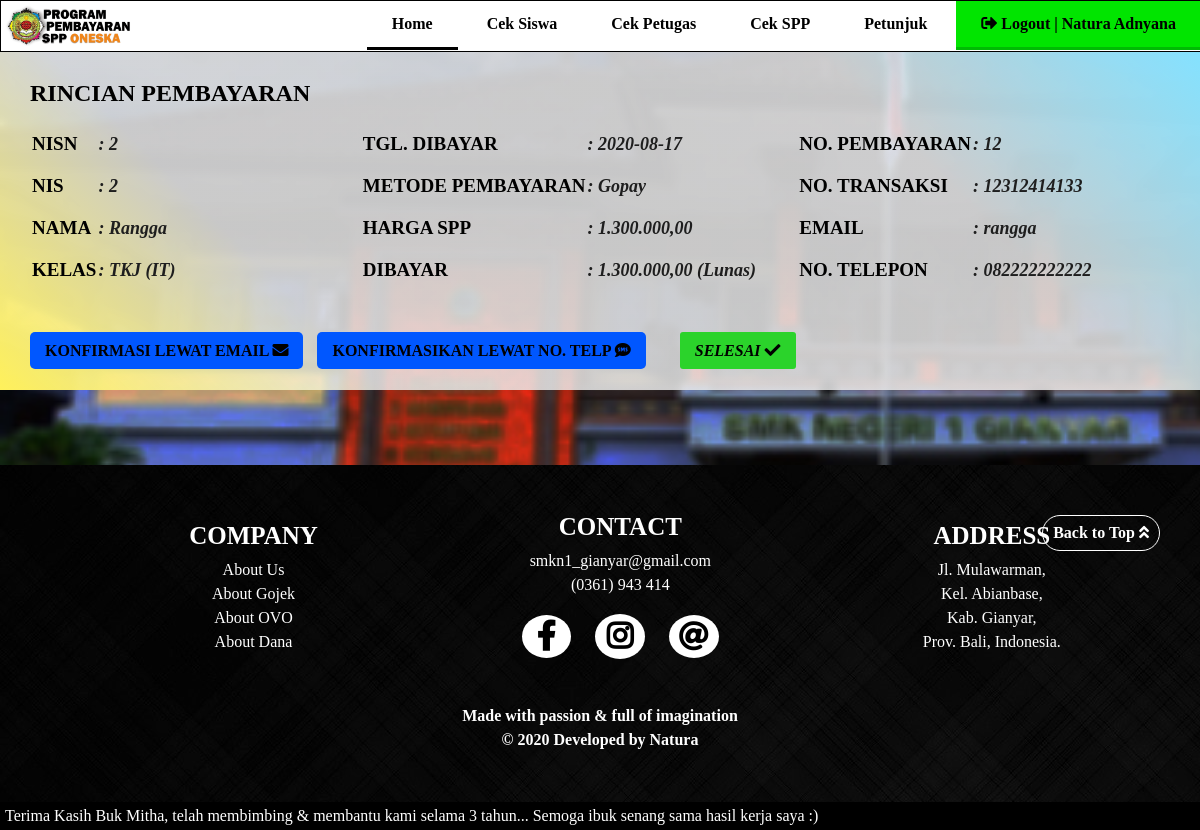
Screenshot of /petugas/kirim_konfirmasi.php?info=2 (signed in) with the database file from the repository.
### tables this page shows
CREATE TABLE `pembayaran` (
  `id_pembayaran` int(11) NOT NULL,
  `id_petugas` int(11) DEFAULT NULL,
  `nisn` varchar(10) NOT NULL,
  `tgl_bayar` date NOT NULL,
  `bulan_bayar` varchar(8) NOT NULL,
  `tahun_bayar` varchar(4) NOT NULL,
  `id_spp` int(11) NOT NULL,
  `jumlah_bayar` int(11) NOT NULL,
  `status_bayar` enum('Lunas','Belum Lunas') NOT NULL,
  `email_pembayar` varchar(50) NOT NULL,
  `telp_pembayar` varchar(13) NOT NULL,
  `metode_pembayaran` enum('Gopay','OVO','Dana') NOT NULL,
  `no_transaksi` varchar(50) NOT NULL
);

CREATE TABLE `siswa` (
  `nisn` varchar(10) NOT NULL,
  `nis` char(8) NOT NULL,
  `nama` varchar(35) NOT NULL,
  `id_kelas` int(11) NOT NULL,
  `alamat` text NOT NULL,
  `no_telp` varchar(13) NOT NULL,
  `id_spp` int(11) NOT NULL
);

CREATE TABLE `spp` (
  `id_spp` int(11) NOT NULL,
  `tahun` int(11) NOT NULL,
  `nominal` int(11) NOT NULL
);

CREATE TABLE `kelas` (
  `id_kelas` int(11) NOT NULL,
  `nama_kelas` varchar(10) NOT NULL,
  `kompetensi_keahlian` varchar(50) NOT NULL
);

### petugas/kirim_konfirmasi.php (the view, shortened to what this page needs)
<?php
	include '../action/koneksi.php';
	if ($_GET['info']) {
		$nisn=$_GET['info'];
		$select1=mysqli_query($connect, "SELECT * FROM pembayaran WHERE nisn='$nisn'");
		$data1=mysqli_fetch_array($select1);
		$nominal1=$data1['jumlah_bayar'];
		$jumlah_bayar=number_format($nominal1,2,',','.');
		$select2=mysqli_query($connect, "SELECT * FROM siswa WHERE nisn='$nisn'");
		$data2=mysqli_fetch_array($select2);
		$select3=mysqli_query($connect, "SELECT * FROM spp WHERE id_spp='$data1[id_spp]'");
		$data3=mysqli_fetch_array($select3);
		$nominal2=$data3['nominal'];
		$spp=number_format($nominal2,2,',','.');
		$select4=mysqli_query($connect, "SELECT * FROM kelas WHERE id_kelas='$data2[id_kelas]'");
		$data4=mysqli_fetch_array($select4);
	}
	else{
		header("location:../petugas/petugas.php?kategori=bayarspp");
	}
?>
<!DOCTYPE html>
<html>
<head>
	<link rel="stylesheet" type="text/css" href="../this.css">
	<link rel="stylesheet" type="text/css" href="this_petugas.css">
	<link rel="stylesheet" type="text/css" href="../font-awesome/css/fontawesome.css">
	<link rel="stylesheet" type="text/css" href="../font-awesome/css/brands.css">
	<link rel="stylesheet" type="text/css" href="../font-awesome/css/solid.css">
</head>
<body>
	<nav>
		<a href="index.php" title="Program Pembayaran SPP Oneska"><img src="../img/logo_program.png"></a>
		<ul>
			<li style="border-bottom: solid;"><a href="#">Home</a></li>
			<li><a href="cek_siswa.php">Cek Siswa</a></li>
		<?php
			if ($_SESSION['level']=='admin') {
		?>
			<li><a href="info_petugas.php">Cek Petugas</a></li>
		<?php
			}
		?>
			<li><a href="info_spp.php">Cek SPP</a></li>
			<li><a href="petunjuk_petugas.php">Petunjuk</a></li>
			<li style="background-color: #01E500FF; border-bottom: solid; border-color: #00BB04FF;"><a href="../action/logout_proses.php"><i class="fas fa-sign-out-alt"></i> Logout | <?php echo $_SESSION['nama_petugas'];?></a></li>
		</ul>
	</nav>
	<div class="container6">
		<h2>RINCIAN PEMBAYARAN</h2>
		<table>
			<tr>
				<td class="list">NISN</td>
				<td style="width: 25%;">: <?=$nisn;?></td>
				<td class="list">TGL. DIBAYAR</td>
				<td style="width: 20%;">: <?=$data1['tgl_bayar'];?></td>
				<td class="list">NO. PEMBAYARAN</td>
				<td>: <?=$data1['id_pembayaran'];?></td>
			</tr>
			<tr>
				<td class="list">NIS</td>
				<td>: <?=$data2['nis'];?></td>
				<td class="list">METODE PEMBAYARAN</td>
				<td>: <?=$data1['metode_pembayaran'];?></td>
				<td class="list">NO. TRANSAKSI</td>
				<td>: <?=$data1['no_transaksi'];?></td>
			</tr>
			<tr>
				<td class="list">NAMA</td>
				<td>: <?=$data2['nama'];?></td>
				<td class="list">HARGA SPP</td>
				<td>: <?=$spp;?></td>
				<td class="list">EMAIL</td>
				<td>: <?=$data1['email_pembayar'];?></td>
			</tr>
			<tr>
				<td class="list">KELAS</td>
				<td>: <?=$data4['nama_kelas'];?> (<?=$data4['kompetensi_keahlian'];?>)</td>
				<td class="list">DIBAYAR</td>
				<td>: <?=$jumlah_bayar;?> (<?=$data1['status_bayar'];?>)</td>
				<td class="list">NO. TELEPON</td>
				<td>: <?=$data1['telp_pembayar'];?></td>
			</tr>
		</table>
		<a class="kirim_pesan" href="mailto:<?=$data1['email_pembayar'];?>?subject=Konfirmasi%20Bayar%20SPP&body=Yth.%20<?=$data2['nama'];?>%0AAnda%20telah%20terkonfirmasi%20untuk%20bayar%20SPP.%20Terima%20kasih%20telah%20bertransaksi%20dengan%20kami.%0AUntuk%20info%20lebih%20lanjut%20kunjungi%20website%20kami%20kembali.">KONFIRMASI LEWAT EMAIL <i class="fas fa-envelope"></i></a>
		<a class="kirim_pesan" href="sms:<?=$data1['telp_pembayar'];?>?body=Yth.%20<?=$data2['nama'];?>%0AAnda%20telah%20terkonfirmasi%20untuk%20bayar%20SPP.%20Terima%20kasih%20telah%20bertransaksi%20dengan%20kami.%0AUntuk%20info%20lebih%20lanjut%20kunjungi%20website%20kami%20kembali.">KONFIRMASIKAN LEWAT NO. TELP <i class="fas fa-sms"></i></a>
		<a class="selesai_konf" href="../petugas/petugas.php?kategori=bayarspp">SELESAI <i class="fas fa-check"></i></a>
	</div>
<?php
	include '../footer.php';
?>
</body>
</html>

### this.css (style rules this page uses)
* { margin: 0; padding: 0; text-decoration: none; scroll-behavior: smooth; }
body { background-image: url("img/gedung_smk_blur.jpg"); background-attachment: fixed; background-repeat: no-repeat; background-size: cover; }
nav { position: fixed; top: 0; background-color: white; width: 100%; font-family: Tahoma; border: solid 1px; height: 50px; overflow: hidden; z-index: 99; }
nav img { float: left; height: 50px; }
nav ul { float: right; }
nav ul li { position: relative; display: inline-block; }
nav ul li a { display: block; padding: 14px 25px; color: black; font-weight: bold; transition: 0.5s; }
nav ul li a i { transition: 0.5s; }

### petugas/this_petugas.css (style rules this page uses)
.container6 { margin-top: 50px; background: linear-gradient(45deg, #FFF15BFF, #EFEFEFD4, #EFEFEFD4, #EFEFEFD4, #84E2FFFF); padding: 30px; }
.container6 table { margin-top: 15px; margin-bottom: 50px; }
.container6 table tr { height: 40px; }
.container6 table tr td { font-weight: bold; font-size: 18px; font-style: italic; color: #1E1E1EFF; }
.container6 .list { font-size: 19px; font-style: normal; color: black; }
.container6 .kirim_pesan { margin-right: 10px; padding: 10px 15px; background-color: #0057FFFF; font-weight: bold; transition: 0.5s; color: black; border-radius: 5px; }
.container6 .selesai_konf { margin-left: 20px; padding: 10px 15px; background-color: #2BD32BFF; font-weight: bold; font-style: italic; transition: 0.5s; color: black; border-radius: 3px; }

### rows the page displays
pembayaran: tgl_bayar "2020-08-17", id_pembayaran "12", metode_pembayaran "Gopay", no_transaksi "12312414133", email_pembayar "rangga", jumlah_bayar "1.300.000,00", status_bayar "Lunas", telp_pembayar "082222222222"
siswa: nis "2", nama "Rangga"
spp: nominal "1.300.000,00"
kelas: nama_kelas "TKJ", kompetensi_keahlian "IT"

### other values shown
$_SESSION['nama_petugas'] "Natura Adnyana"
$nisn "2"
